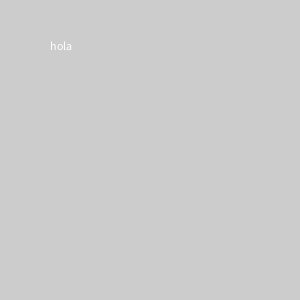
Frame 1 (no input)
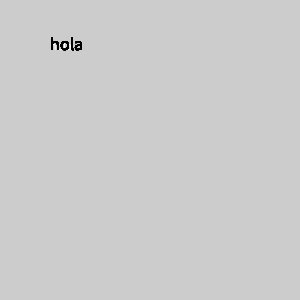
Frame 60 (the mouse pressed at the canvas centre just before this capture)
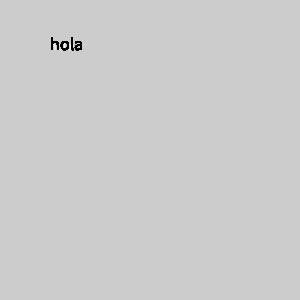
Frame 120 (the mouse held since frame 60 and released just before this capture)

The Processing sketch that drew these frames (run headless with seeded random() and noise(); from frame 60 on, the mouse is pressed at the canvas centre):

// Processing sketch: ejercicio_12
// ── ejercicio_12.pde
String nombre="escribe tu nombre ";
String saludo="hola ";
void setup()
{
  size(300,300);
}
void keyPressed()
{
  nombre+=key;
  println(nombre);
  println(saludo);
  }
void draw()
{ 
  text(saludo,50,50);
  textSize(18);
  fill(0);
}
